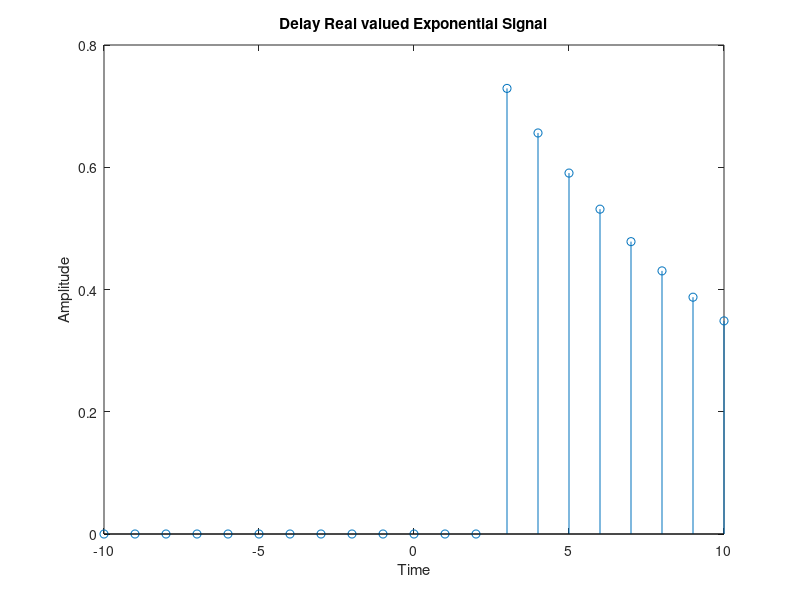

Here is the MATLAB script that generated this plot:
%Delay Real Valued Exponential Signal
%Matlab Code
n=-10:10;
x=(0.9.^n).*((n-3)>=0);
stem(n,x)
xlabel('Time');
ylabel('Amplitude');
title('Delay Real valued Exponential Signal');
